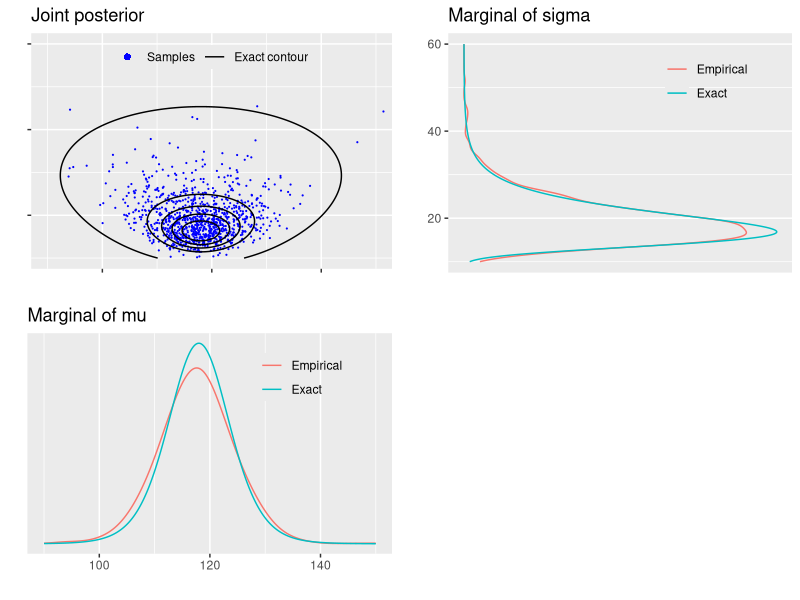
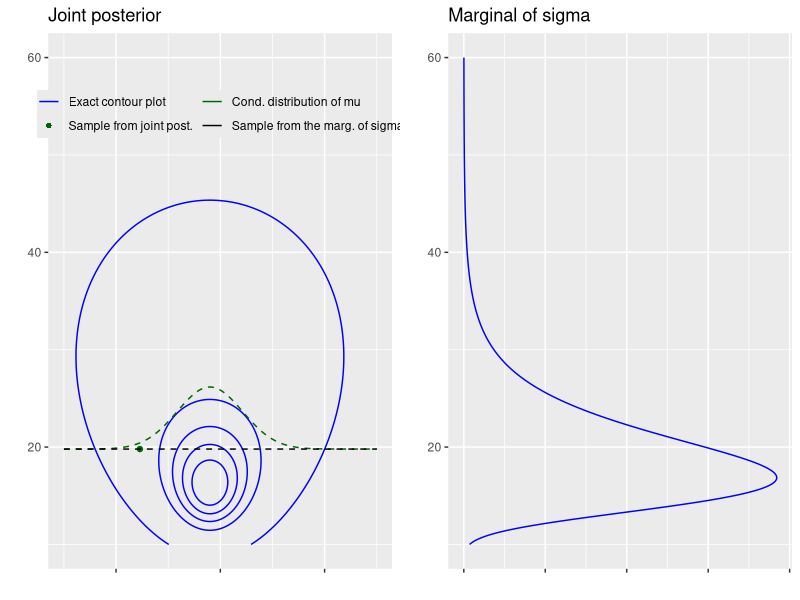
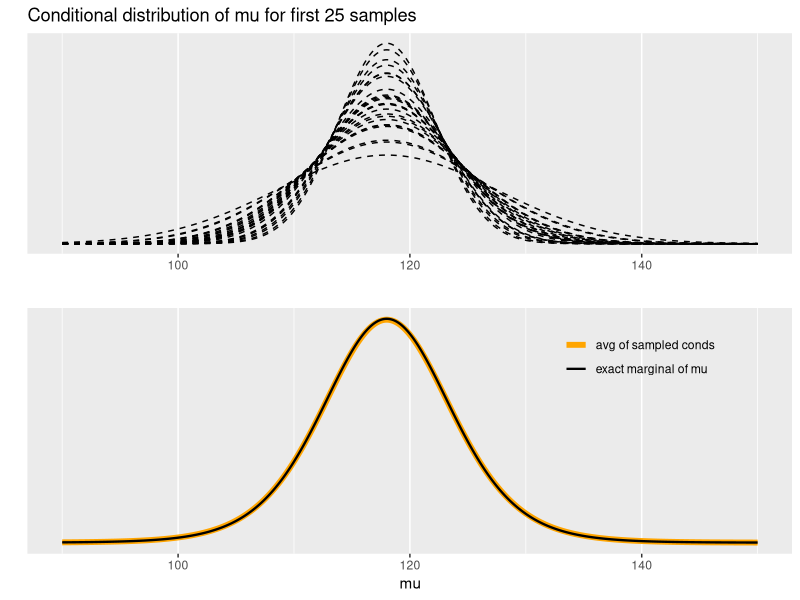
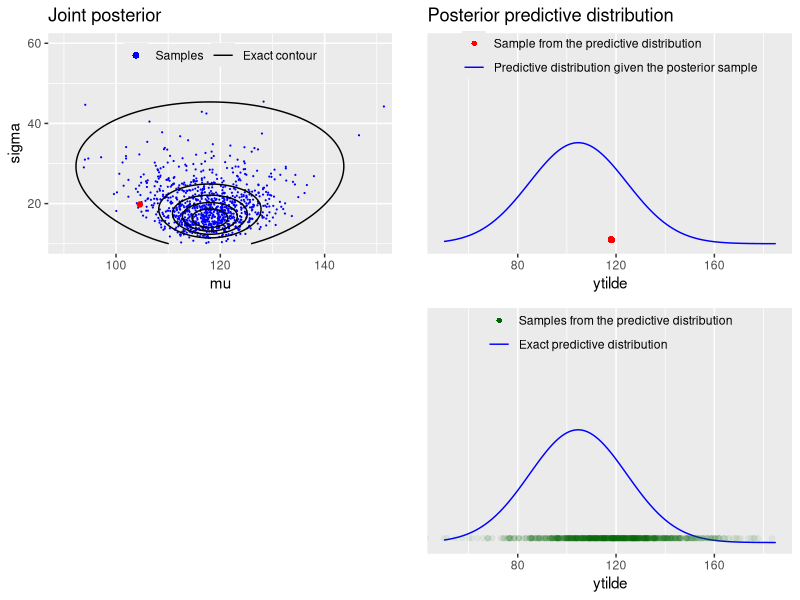

Write the R code that produced these figures, in order.
# Bayesian data analysis
# Aki Vehtari <Aki.Vehtari@aalto.fi>
# Markus Paasiniemi <Markus.Paasiniemi@aalto.fi>

# R versions of demos 3_1-3_4 combined into one demo
# like iPython notebook versions

# Examples and illustrations for a normal model with unknown mean and
# variance (BDA3 section 3.2 on p. 64).
# Multivariate joint distribution, conditional distribution, marginal
# distribution, marginalization and posterior predictive distribution

library(ggplot2)
library(grid)
library(gridExtra)
library(tidyr)

## Generic part common for Demos 3.1-3.4

# data
y <- c(93, 112, 122, 135, 122, 150, 118, 90, 124, 114)
# sufficient statistics
n <- length(y)
s2 <- var(y)
my <- mean(y)

# Factorize the joint posterior p(mu,sigma2|y) to p(sigma2|y)p(mu|sigma2,y)
# Sample from the joint posterior using this factorization

# helper function to sample from and evaluate
# scaled inverse chi-squared distribution
rsinvchisq <- function(n, nu, s2, ...) nu*s2 / rchisq(n , nu, ...)

dsinvchisq <- function(x, nu, s2){
  exp(log(nu/2)*nu/2 - lgamma(nu/2) + log(s2)/2*nu - log(x)*(nu/2+1) - (nu*s2/2)/x)
}

# sample 1000 random numbers from p(sigma2|y)
ns <- 1000
sigma2  <- rsinvchisq(ns, n-1, s2)

# sample from p(mu|sigma2,y)
mu <- my + sqrt(sigma2/n)*rnorm(length(sigma2))

# construct a variable sigma and
sigma <- sqrt(sigma2)

# sample from predictive distribution p(ynew|y) for each sample of (mu, sigma)
ynew <- rnorm(ns, mu, sigma)

# For mu, sigma and ynew compute the density in a grid
# ranges for the grids
t1l <- c(90, 150)
t2l <- c(10, 60)
nl <- c(50, 185)

t1 <- seq(t1l[1], t1l[2], length.out = ns)
t2 <- seq(t2l[1], t2l[2], length.out = ns)
xynew <- seq(nl[1], nl[2], length.out = ns)

# compute the exact marginal density of mu
# multiplication by 1./sqrt(s2/n) is due to the transformation of
# variable z=(x-mean(y))/sqrt(s2/n), see Gelman et al p. 24
pm <- dt((t1-my) / sqrt(s2/n), n-1) / sqrt(s2/n)

# estimate the marginal density using samples
# and ad hoc Gaussian kernel approximation
pmk <- density(mu, adjust = 2, n = ns, from = t1l[1], to = t1l[2])$y

# compute the exact marginal density of sigma
# the multiplication by 2*t2 is due to the transformation of
# variable z=t2^2, see Gelman et al p. 24
ps <- dsinvchisq(t2^2, n-1, s2) * 2*t2

# estimate the marginal density using samples
# and ad hoc Gaussian kernel approximation
psk <- density(sigma, n = ns, from = t2l[1], to = t2l[2])$y

# compute the exact predictive density
# multiplication by 1./sqrt(s2/n) is due to the transformation of variable
# see BDA3 p. 21
p_new <- dt((xynew-my) / sqrt(s2*(1+1/n)), n-1) / sqrt(s2*(1+1/n))

# combine grid points into another data frame
# with all pairwise combinations
dfj <- data.frame(t1 = rep(t1, each = length(t2)),
                  t2 = rep(t2, length(t1)))

# evaluate the joint density in a grid
# note that the following is not normalized, but for plotting
# contours it does not matter
dfj$z <- dsinvchisq(dfj$t2^2, n-1, s2) * 2*dfj$t2 * dnorm(dfj$t1, my, dfj$t2/sqrt(n))
# breaks for plotting the contours
cl <- seq(1e-5, max(dfj$z), length.out = 6)

## Demo 3.1
## Visualise the joint density and marginal densities of the posterior
## of normal distribution with unknown mean and variance.

dfm <- data.frame(t1, Exact = pm, Empirical = pmk) %>% gather(grp, p, -t1)
# create a plot of the marginal density of mu
margmu <- ggplot(dfm) +
  geom_line(aes(t1, p, color = grp)) +
  coord_cartesian(xlim = t1l) +
  labs(title = 'Marginal of mu', x = '', y = '') +
  scale_y_continuous(breaks = NULL) +
  theme(legend.background = element_blank(),
        legend.position = c(0.75, 0.8),
        legend.title = element_blank())

dfs <- data.frame(t2, Exact = ps, Empirical = psk) %>% gather(grp, p, -t2)
# create a plot of the marginal density of sigma
margsig <- ggplot(dfs) +
  geom_line(aes(t2, p, color = grp)) +
  coord_cartesian(xlim = t2l) +
  coord_flip() +
  labs(title = 'Marginal of sigma', x = '', y = '') +
  scale_y_continuous(breaks = NULL) +
  theme(legend.background = element_blank(),
        legend.position = c(0.75, 0.8),
        legend.title = element_blank())

# create a plot of the joint density
joint1labs <- c('Samples','Exact contour')
joint1 <- ggplot() +
  geom_point(data = data.frame(mu,sigma), aes(mu, sigma, col = '1'), size = 0.1) +
  geom_contour(data = dfj, aes(t1, t2, z = z, col = '2'), breaks = cl) +
  coord_cartesian(xlim = t1l,ylim = t2l) +
  labs(title = 'Joint posterior', x = '', y = '') +
  scale_y_continuous(labels = NULL) +
  scale_x_continuous(labels = NULL) +
  scale_color_manual(values=c('blue', 'black'), labels = joint1labs) +
  guides(color = guide_legend(nrow  = 1, override.aes = list(
    shape = c(16, NA), linetype = c(0, 1), size = c(2, 1)))) +
  theme(legend.background = element_blank(),
        legend.position = c(0.5, 0.9),
        legend.title = element_blank())

# blank plot for combining the plots
bp <- grid.rect(gp = gpar(col = 'white'))

# combine the plots
grid.arrange(joint1, margsig, margmu, bp, nrow = 2)

## Demo 3.2
## Visualise factored sampling and the corresponding
## marginal and conditional densities.

# data frame for the conditional of mu and marginal of sigma
dfc <- data.frame(mu = t1, marg = rep(sigma[1], length(t1)),
                  cond = sigma[1] + dnorm(t1 ,my, sqrt(sigma2[1]/n)) * 100) %>%
  gather(grp, p, marg, cond)

# legend labels for the following plot
joint2labs <- c('Exact contour plot', 'Sample from joint post.',
               'Cond. distribution of mu', 'Sample from the marg. of sigma')

# create another plot of the joint posterior
joint2 <- ggplot() +
  geom_contour(data = dfj, aes(t1, t2, z = z, col = '1'), breaks = cl) +
  geom_point(data = data.frame(m = mu[1], s = sigma[1]), aes(m , s, color = '2')) +
  geom_line(data = dfc, aes(mu, p, color = grp), linetype = 'dashed') +
  coord_cartesian(xlim = t1l,ylim = t2l) +
  labs(title = 'Joint posterior', x = '', y = '') +
  scale_x_continuous(labels = NULL) +
  scale_color_manual(values=c('blue', 'darkgreen','darkgreen','black'), labels = joint2labs) +
  guides(color = guide_legend(nrow  = 2, override.aes = list(
    shape = c(NA, 16, NA, NA), linetype = c(1, 0, 1, 1)))) +
  theme(legend.background = element_blank(),
        legend.position = c(0.5, 0.85),
        legend.title = element_blank())

# create another plot of the marginal density of sigma
margsig2 <- ggplot(data = data.frame(t2, ps)) +
  geom_line(aes(t2, ps), color = 'blue') +
  coord_cartesian(xlim = t2l) +
  coord_flip() +
  labs(title = 'Marginal of sigma', x = '', y = '') +
  scale_y_continuous(labels = NULL)

# combine the plots
grid.arrange(joint2, margsig2, ncol = 2)

## Demo 3.3
## Visualise the marginal distribution of mu as a mixture of normals.

# calculate conditional pdfs for each sample
condpdfs <- sapply(t1, function(x) dnorm(x, my, sqrt(sigma2/n)))

# data frame of 25 first samples
dfm25 <- data.frame(t1, t(condpdfs[1:25,])) %>% gather(grp, p, -t1)

# create a plot of some of them
condmu <- ggplot(data = dfm25) +
  geom_line(aes(t1, p, group = grp), linetype = 'dashed') +
  labs(title = 'Conditional distribution of mu for first 25 samples', y = '', x = '') +
  scale_y_continuous(breaks = NULL)


# labels for the following plot
mulabs <- c('avg of sampled conds', 'exact marginal of mu')

dfsam <- data.frame(t1, colMeans(condpdfs), pm) %>% gather(grp,p,-t1)
# create a plot of their mean
meanmu <- ggplot(data = dfsam) +
  geom_line(aes(t1, p, size = grp, color = grp)) +
  labs(y = '', x = 'mu') +
  scale_y_continuous(breaks = NULL) +
  scale_size_manual(values = c(2, 0.8), labels = mulabs) +
  scale_color_manual(values = c('orange', 'black'), labels = mulabs) +
  theme(legend.position = c(0.8, 0.8),
        legend.background = element_blank(),
        legend.title = element_blank())

# combine the plots
grid.arrange(condmu, meanmu, ncol = 1)

## Demo 3.4
## Visualise sampling from the posterior predictive distribution.

# calculate each predictive pdf with given mu and sigma
ynewdists <- sapply(xynew, function(x) dnorm(x, mu, sigma))

# data frame of dirst draw from sample the predictive along
# with the exact value for plotting
dfp <- data.frame(xynew, draw = ynewdists[1,], exact = p_new)

# data frame for plotting the samples
dfy <- data.frame(ynew, p = 0.02*max(ynewdists))

# legend labels for the plots
pred1labs <- c('Sample from the predictive distribution', 'Predictive distribution given the posterior sample')
pred2labs <- c('Samples from the predictive distribution', 'Exact predictive distribution')

# create yet another plot of the joint posterior with a draw
# from the posterior predictive distribution, highlight the first sample
# create a plot of the joint density
joint3labs <- c('Samples', 'Exact contour')
joint3 <- ggplot() +
  geom_point(data = data.frame(mu, sigma), aes(mu, sigma, col = '1'), size = 0.1) +
  geom_contour(data = dfj, aes(t1, t2, z = z, col = '2'), breaks = cl) +
  geom_point(data = data.frame(x = mu[1], y = sigma[1]), aes(x, y), color = 'red') +
  coord_cartesian(xlim = t1l,ylim = t2l) +
  labs(title = 'Joint posterior', x = 'mu', y = 'sigma') +
  scale_color_manual(values=c('blue', 'black'), labels = joint3labs) +
  guides(color = guide_legend(nrow  = 1, override.aes = list(
    shape = c(16, NA), linetype = c(0, 1), size = c(2, 1)))) +
  theme(legend.background = element_blank(),
        legend.position=c(0.5 ,0.9),
        legend.title = element_blank())

# create a plot of the predicitive distribution and the respective sample
pred1 <- ggplot() +
  geom_line(data = dfp, aes(xynew, draw, color = '2')) +
  geom_point(data = dfy, aes(ynew[1], p, color = '1')) +
  coord_cartesian(xlim = nl, ylim = c(0,0.04)) +
  labs(title = 'Posterior predictive distribution', x = 'ytilde', y = '') +
  scale_y_continuous(breaks = NULL) +
  scale_color_manual(values = c('red', 'blue'), labels = pred1labs) +
  guides(color = guide_legend(nrow = 2, override.aes = list(
    linetype = c(0, 1), shape=c(16, NA), labels = pred1labs))) +
  theme(legend.background = element_blank(),
        legend.position = c(0.5 ,0.9),
        legend.title = element_blank())

# create a plot for all ynews
pred2 <- ggplot() +
  geom_line(data = dfp, aes(xynew, draw, color = '2')) +
  geom_point(data = dfy, aes(ynew, p, color = '1'), alpha = 0.05) +
  coord_cartesian(xlim = nl, ylim = c(0,0.04)) +
  labs(x = 'ytilde', y = '') +
  scale_y_continuous(breaks=NULL) +
  scale_color_manual(values=c('darkgreen','blue'),labels=pred2labs) +
  guides(color = guide_legend(nrow = 2, override.aes=list(
    linetype = c(0, 1), shape = c(16, NA), alpha = c(1, 1) ,labels = pred2labs))) +
  theme(legend.background = element_blank(),
        legend.position = c(0.5 ,0.9),
        legend.title = element_blank())

# combine the plots
grid.arrange(joint3, pred1, bp, pred2, nrow = 2)
